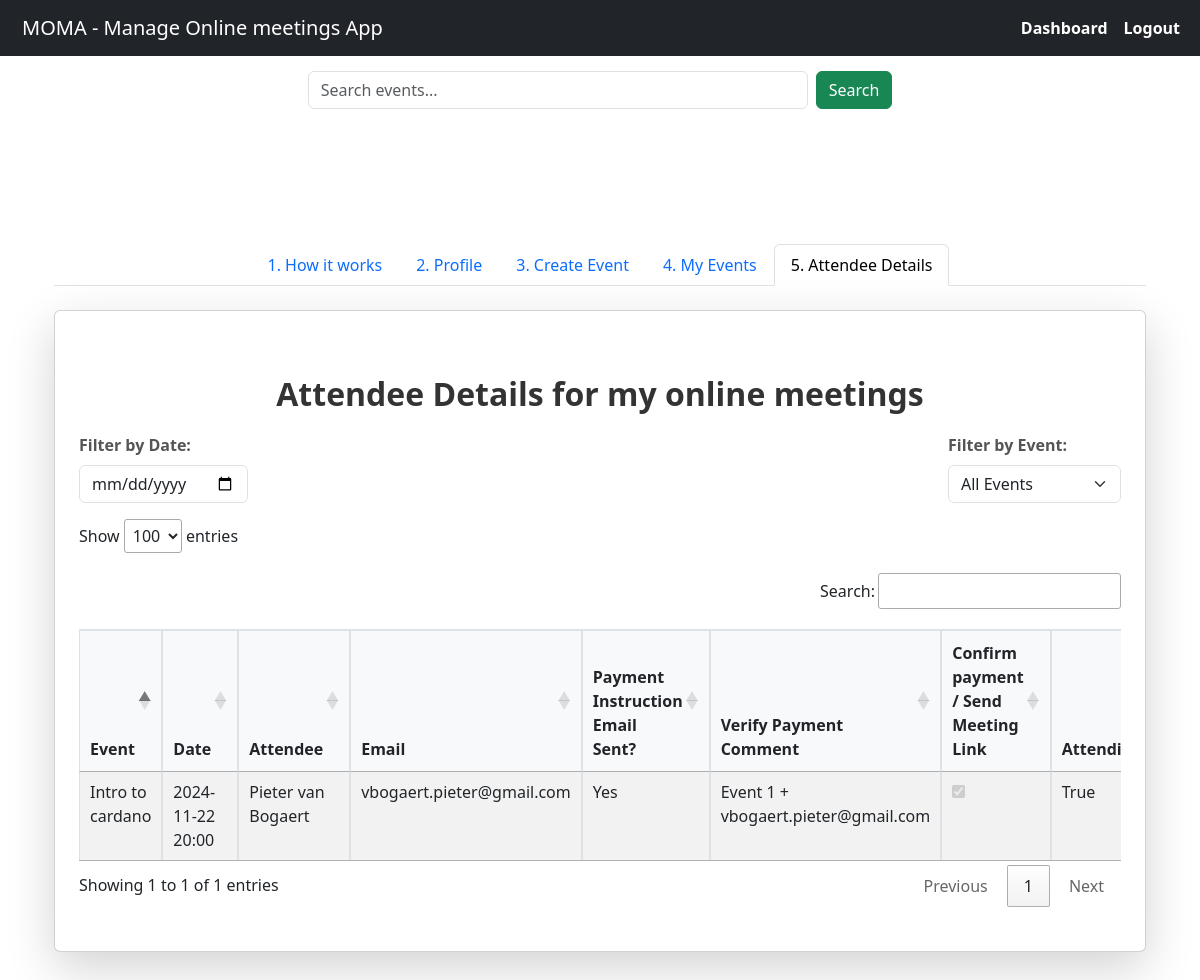
The page /dashboard (signed in) on the database its author committed.
### models.py (models this page shows, shortened)
class Event(db.Model):
    id = db.Column(db.Integer, primary_key=True)
    title = db.Column(db.String(250), nullable=False)
    description = db.Column(db.Text, nullable=False)
    date = db.Column(db.DateTime, nullable=False)
    price = db.Column(db.Integer, nullable=False)
    currency = db.Column(db.String(10), nullable=False)
    event_language = db.Column(db.String(50), nullable=False)  # New field for language
    paymentaddress = db.Column(db.Text, nullable=False)
    max_attendees = db.Column(db.Integer, nullable=False)
    user_id = db.Column(db.Integer, db.ForeignKey("user.id"), nullable=False)
    payment_email_title = db.Column(db.String(250), nullable=False)
    payment_email_body = db.Column(db.Text, nullable=False)
    confirmation_email_title = db.Column(db.String(250), nullable=False)
    confirmation_email_body = db.Column(db.Text, nullable=False)
    event_meeting_link = db.Column(db.String(250), nullable=True)
    is_closed = db.Column(db.Boolean, default=False)  # Indicates if the event is closed
    attendees = db.relationship("Attendee", backref="registered_event", lazy=True, cascade="all, delete-orphan")

class User(db.Model, UserMixin):
    id = db.Column(db.Integer, primary_key=True)
    username = db.Column(db.String(20), unique=True, nullable=False)
    email = db.Column(db.String(120), unique=True, nullable=False)
    password = db.Column(db.String(60), nullable=False)
    birthdate = db.Column(db.Date, nullable=False)
    iban = db.Column(db.String(60), nullable=False, default="")
    payment_email_title = db.Column(db.String(250), nullable=False, default="")
    payment_email_body = db.Column(db.Text, nullable=False, default="")
    confirmation_email_title = db.Column(db.String(250), nullable=False, default="")
    confirmation_email_body = db.Column(db.Text, nullable=False, default="")
    created_events = db.relationship("Event", backref="organizer", lazy=True)

### routes.py (the view)
@app.route("/dashboard")
@login_required
def dashboard():
    view = request.args.get("view", "dashboard")
    created_events = Event.query.filter_by(user_id=current_user.id).all()
    attending_events = Event.query.join(Attendee).filter(Attendee.user_id == current_user.id).all()
    unique_event_titles = {event.title for event in created_events}
    table_data = []
    for event in created_events:
        for attendee in event.attendees:
            table_data.append({
                "event": event.title,
                "date": event.date.strftime("%Y-%m-%d %H:%M %Z"),
                "meeting_url": event.event_meeting_link,
                "attendee_name": attendee.user.username,
                "attendee_email": attendee.user.email,
                "payment_sent": "Yes",
                "payment_comment": f"Event {event.id} + {attendee.user.email}",
                "attendee_id": attendee.id,  # Required for sending confirmation email
                "host_email": current_user.email,
                "confirmation_email_title": current_user.confirmation_email_title,
                "confirmation_email_body": current_user.confirmation_email_body,
                "attending" : attendee.attending,  # Add the attending status
            })
    return render_template("dashboard.html", view=view, created_events=created_events, attending_events=attending_events, table_data=table_data, unique_event_titles=unique_event_titles)

### routes.py (called while the page is built)
@login_manager.user_loader
def load_user(user_id):
    return User.query.get(int(user_id))

### templates/dashboard.html (shortened to what this page needs)
{% extends "base.html" %}
{% block content %}
<div class="container my-5">
    <ul class="nav nav-tabs justify-content-center">
        <li class="nav-item">
            <a class="nav-link {% if view == 'how_it_works' %}active{% endif %}" href="{{ url_for('dashboard', view='how_it_works') }}">1. How it works</a>
        </li>
        <li class="nav-item">
            <a class="nav-link {% if view == 'profile' %}active{% endif %}" href="{{ url_for('dashboard', view='profile') }}">2. Profile</a>
        </li>
        <li class="nav-item">
            <a class="nav-link {% if view == 'create_event' %}active{% endif %}" href="{{ url_for('dashboard', view='create_event') }}">3. Create Event</a>
        </li>
        <li class="nav-item">
            <a class="nav-link {% if view == 'created_events' %}active{% endif %}" href="{{ url_for('dashboard', view='created_events') }}">4. My Events</a>
        </li>
        <li class="nav-item">
            <a class="nav-link {% if view == 'dashboard' %}active{% endif %}" href="{{ url_for('dashboard', view='dashboard') }}">5. Attendee Details</a>
        </li>
    </ul>
    {% if view == 'dashboard' %}
    <div class="card shadow-lg p-4 mt-4">
        <h2 class="text-center">Attendee Details for my online meetings</h2>
        <div class="mb-3 d-flex justify-content-between">
            <div>
                <label for="dateFilter" class="form-label">Filter by Date:</label>
                <input type="date" id="dateFilter" class="form-control" style="max-width: 200px;">
            </div>
            <div>
                <label for="eventFilter" class="form-label">Filter by Event:</label>
                <select id="eventFilter" class="form-select" style="max-width: 200px;">
                    <option value="">All Events</option>
                </select>
            </div>
        </div>
        <div class="table-responsive spacing-controls">
            <table id="attendeeTable" class=" table table-striped table-bordered">
                <thead>
                    <tr>
                        <th>Event</th>
                        <th>Date</th>
                        <th>Attendee</th>
                        <th>Email</th>
                        <th>Payment Instruction Email Sent?</th>
                        <th>Verify Payment Comment</th>
                        <th>Confirm payment / Send Meeting Link</th>
                        <th>Attending</th>
                    </tr>
                </thead>
                <tbody>
                    {% for row in table_data %}
                    <tr>
                        <td>{{ row.event }}</td>
                        <td>{{ row.date }}</td>
                        <td>{{ row.attendee_name }}</td>
                        <td>{{ row.attendee_email }}</td>
                        <td>{{ row.payment_sent }}</td>
                        <td>{{ row.payment_comment }}</td>
                        <td>
                            <input type="checkbox" class="confirm-payment-checkbox"
                                data-attendee-id="{{ row.attendee_id }}"
                                data-attendee-name="{{ row.attendee_name }}"
                                data-attendee-email="{{ row.attendee_email }}"
                                data-event-meeting-url="{{ row.meeting_url }}"
                                data-event-title="{{ row.event }}"
                                data-event-date="{{ row.date }}"
                                data-host-email="{{ row.host_email }}"
                                data-confirmation-title="{{ row.confirmation_email_title }}"
                                data-confirmation-body="{{ row.confirmation_email_body }}"
                                {% if row.attending %}checked disabled{% endif %}>
                        </td>
                        <td>{{row.attending}}</td>
                    </tr>
                    {% endfor %}
                </tbody>
            </table>
        </div>
    </div>
    {% endif %}
</div>
{% endblock %}

### static/styles.css (style rules this page uses)
body { font-family: Arial, sans-serif; background-color: #f4f4f9; margin: 0; padding: 0; }
h2 { font-size: 1.5rem; font-weight: bold; margin-bottom: 20px; margin-top: 50px; }
.card { border: none; border-radius: 8px; overflow: hidden; border-radius: 10px; background: white; padding: 20px; box-shadow: 0px 4px 8px rgba(0, 0, 0, 0.1); margin-bottom: 20px; padding-top: 10px; }
.card h2 { color: #333; font-weight: bold; text-align: center; margin-bottom: 20px; margin-top:20px; padding-top: 20px; }
.form-label { font-weight: bold; color: #555; }
.form-control { border-radius: 5px; padding: 10px; font-size: 14px; }
.text-center { text-align: center; }
.table thead th { border-top: 2px solid #dee2e6; border-bottom: 2px solid #dee2e6; background-color: #f8f9fa; text-align: center; padding: 10px; }
.table td, .table th { border: 1px solid #dee2e6; }
.table { border-collapse: collapse; width: 100%; margin: 20px 0; }
.spacing-controls { margin-bottom: 20px; }

### rows shown on the page
Event: event "Intro to cardano"
User: attendee_name "Pieter van Bogaert", attendee_email "vbogaert.pieter@gmail.com"

### other values the page prints
{{ row.date }} "2024-11-22 20:00"
{{ row.payment_sent }} "Yes"
{{ row.payment_comment }} "Event 1 + vbogaert.pieter@gmail.com"
{{ row.attending }} "True"
